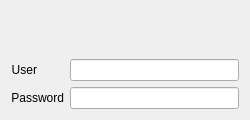
<?xml version="1.0" encoding="UTF-8"?>
<ui version="4.0">
 <class>Form</class>
 <widget class="QWidget" name="Form">
  <property name="geometry">
   <rect>
    <x>0</x>
    <y>0</y>
    <width>250</width>
    <height>120</height>
   </rect>
  </property>
  <property name="minimumSize">
   <size>
    <width>250</width>
    <height>120</height>
   </size>
  </property>
  <property name="windowTitle">
   <string>Form</string>
  </property>
  <layout class="QVBoxLayout" name="verticalLayout_3">
   <item>
    <widget class="QLabel" name="gmusic_label">
     <property name="pixmap">
      <pixmap>quran-mp3-icon.png</pixmap>
     </property>
    </widget>
   </item>
   <item>
    <layout class="QFormLayout" name="formLayout">
     <property name="fieldGrowthPolicy">
      <enum>QFormLayout::ExpandingFieldsGrow</enum>
     </property>
     <item row="0" column="0">
      <widget class="QLabel" name="label">
       <property name="text">
        <string>User</string>
       </property>
       <property name="alignment">
        <set>Qt::AlignRight|Qt::AlignTrailing|Qt::AlignVCenter</set>
       </property>
      </widget>
     </item>
     <item row="0" column="1">
      <widget class="QLineEdit" name="email_edit"/>
     </item>
     <item row="1" column="0">
      <widget class="QLabel" name="label_2">
       <property name="text">
        <string>Password</string>
       </property>
       <property name="alignment">
        <set>Qt::AlignRight|Qt::AlignTrailing|Qt::AlignVCenter</set>
       </property>
      </widget>
     </item>
     <item row="1" column="1">
      <widget class="QLineEdit" name="password_edit">
       <property name="echoMode">
        <enum>QLineEdit::Password</enum>
       </property>
      </widget>
     </item>
    </layout>
   </item>
  </layout>
 </widget>
 <resources/>
 <connections/>
</ui>
